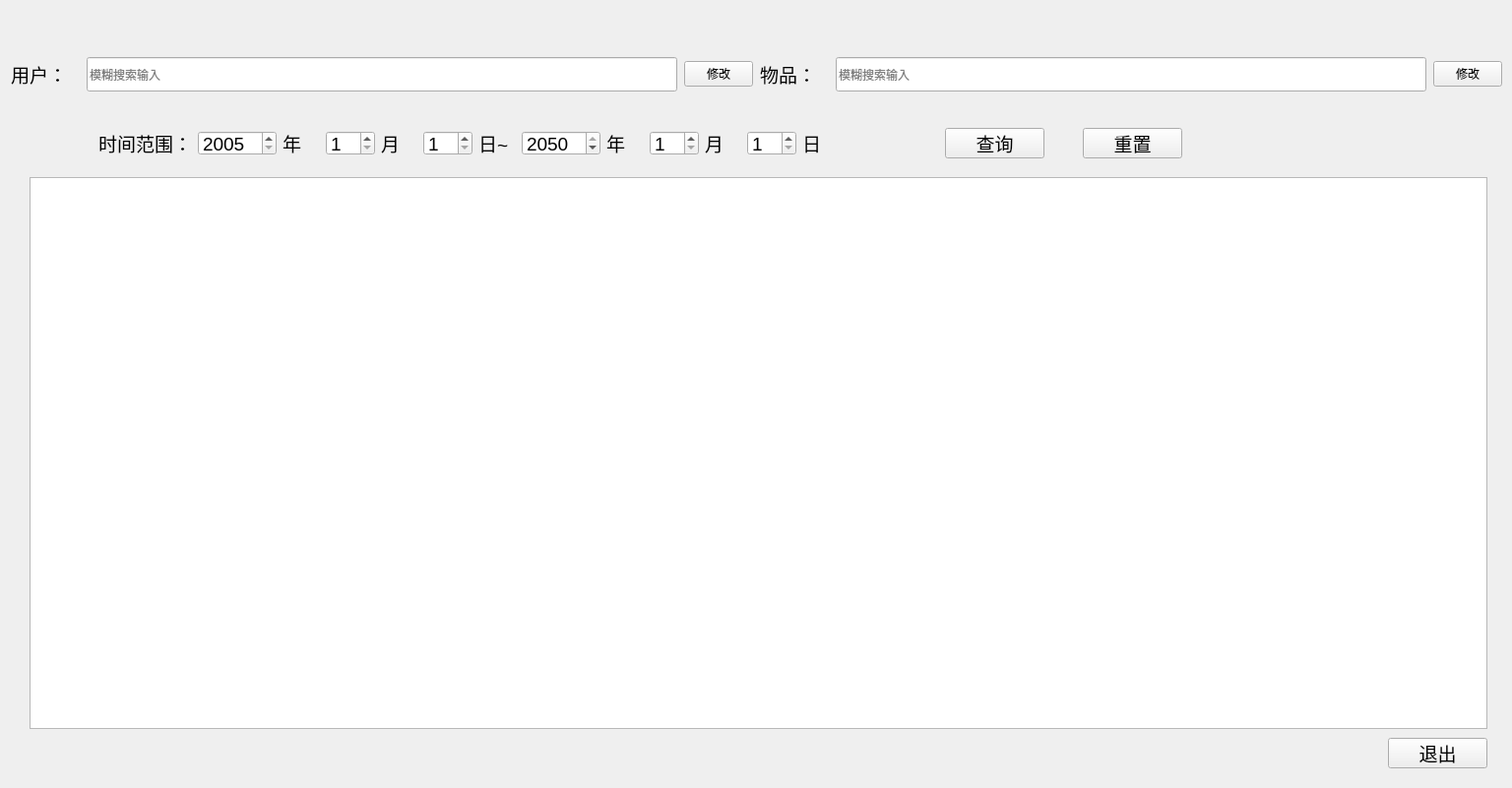
<?xml version="1.0" encoding="UTF-8"?>
<ui version="4.0">
 <class>AllLost</class>
 <widget class="QDialog" name="AllLost">
  <property name="geometry">
   <rect>
    <x>0</x>
    <y>0</y>
    <width>1536</width>
    <height>801</height>
   </rect>
  </property>
  <property name="maximumSize">
   <size>
    <width>1536</width>
    <height>16777215</height>
   </size>
  </property>
  <property name="windowTitle">
   <string>失物汇总</string>
  </property>
  <property name="windowIcon">
   <iconset>
    <normaloff>Image/guet.png</normaloff>Image/guet.png</iconset>
  </property>
  <widget class="QWidget" name="widget" native="true">
   <property name="geometry">
    <rect>
     <x>10</x>
     <y>30</y>
     <width>1521</width>
     <height>91</height>
    </rect>
   </property>
   <property name="focusPolicy">
    <enum>Qt::WheelFocus</enum>
   </property>
   <layout class="QHBoxLayout" name="horizontalLayout">
    <item>
     <widget class="QLabel" name="label">
      <property name="maximumSize">
       <size>
        <width>70</width>
        <height>16777215</height>
       </size>
      </property>
      <property name="font">
       <font>
        <pointsize>14</pointsize>
       </font>
      </property>
      <property name="text">
       <string>用户：</string>
      </property>
     </widget>
    </item>
    <item>
     <widget class="QLineEdit" name="lineEdit">
      <property name="minimumSize">
       <size>
        <width>600</width>
        <height>35</height>
       </size>
      </property>
      <property name="maximumSize">
       <size>
        <width>600</width>
        <height>35</height>
       </size>
      </property>
      <property name="focusPolicy">
       <enum>Qt::ClickFocus</enum>
      </property>
      <property name="placeholderText">
       <string>模糊搜索输入</string>
      </property>
     </widget>
    </item>
    <item>
     <widget class="QPushButton" name="pushButton">
      <property name="minimumSize">
       <size>
        <width>70</width>
        <height>0</height>
       </size>
      </property>
      <property name="maximumSize">
       <size>
        <width>70</width>
        <height>16777215</height>
       </size>
      </property>
      <property name="focusPolicy">
       <enum>Qt::NoFocus</enum>
      </property>
      <property name="text">
       <string>修改</string>
      </property>
     </widget>
    </item>
    <item>
     <widget class="QLabel" name="label_6">
      <property name="maximumSize">
       <size>
        <width>70</width>
        <height>16777215</height>
       </size>
      </property>
      <property name="font">
       <font>
        <pointsize>14</pointsize>
       </font>
      </property>
      <property name="text">
       <string>物品：</string>
      </property>
     </widget>
    </item>
    <item>
     <widget class="QLineEdit" name="lineEdit_2">
      <property name="minimumSize">
       <size>
        <width>600</width>
        <height>35</height>
       </size>
      </property>
      <property name="maximumSize">
       <size>
        <width>600</width>
        <height>35</height>
       </size>
      </property>
      <property name="focusPolicy">
       <enum>Qt::ClickFocus</enum>
      </property>
      <property name="placeholderText">
       <string>模糊搜索输入</string>
      </property>
     </widget>
    </item>
    <item>
     <widget class="QPushButton" name="pushButton_2">
      <property name="minimumSize">
       <size>
        <width>70</width>
        <height>0</height>
       </size>
      </property>
      <property name="maximumSize">
       <size>
        <width>70</width>
        <height>16777215</height>
       </size>
      </property>
      <property name="focusPolicy">
       <enum>Qt::NoFocus</enum>
      </property>
      <property name="text">
       <string>修改</string>
      </property>
     </widget>
    </item>
   </layout>
  </widget>
  <widget class="QWidget" name="widget_2" native="true">
   <property name="geometry">
    <rect>
     <x>100</x>
     <y>120</y>
     <width>753</width>
     <height>51</height>
    </rect>
   </property>
   <layout class="QHBoxLayout" name="horizontalLayout_2">
    <item>
     <widget class="QLabel" name="label_2">
      <property name="font">
       <font>
        <pointsize>14</pointsize>
       </font>
      </property>
      <property name="text">
       <string>时间范围：</string>
      </property>
     </widget>
    </item>
    <item>
     <widget class="QSpinBox" name="year">
      <property name="minimumSize">
       <size>
        <width>80</width>
        <height>25</height>
       </size>
      </property>
      <property name="maximumSize">
       <size>
        <width>80</width>
        <height>25</height>
       </size>
      </property>
      <property name="font">
       <font>
        <pointsize>14</pointsize>
       </font>
      </property>
      <property name="focusPolicy">
       <enum>Qt::NoFocus</enum>
      </property>
      <property name="wrapping">
       <bool>false</bool>
      </property>
      <property name="minimum">
       <number>2005</number>
      </property>
      <property name="maximum">
       <number>2050</number>
      </property>
      <property name="value">
       <number>2005</number>
      </property>
      <property name="displayIntegerBase">
       <number>10</number>
      </property>
     </widget>
    </item>
    <item>
     <widget class="QLabel" name="label_5">
      <property name="font">
       <font>
        <pointsize>14</pointsize>
       </font>
      </property>
      <property name="text">
       <string>年</string>
      </property>
     </widget>
    </item>
    <item>
     <widget class="QSpinBox" name="month">
      <property name="minimumSize">
       <size>
        <width>50</width>
        <height>25</height>
       </size>
      </property>
      <property name="maximumSize">
       <size>
        <width>44</width>
        <height>25</height>
       </size>
      </property>
      <property name="font">
       <font>
        <pointsize>14</pointsize>
       </font>
      </property>
      <property name="focusPolicy">
       <enum>Qt::NoFocus</enum>
      </property>
      <property name="minimum">
       <number>1</number>
      </property>
      <property name="maximum">
       <number>12</number>
      </property>
      <property name="value">
       <number>1</number>
      </property>
     </widget>
    </item>
    <item>
     <widget class="QLabel" name="label_4">
      <property name="font">
       <font>
        <pointsize>14</pointsize>
       </font>
      </property>
      <property name="text">
       <string>月</string>
      </property>
     </widget>
    </item>
    <item>
     <widget class="QSpinBox" name="day">
      <property name="minimumSize">
       <size>
        <width>50</width>
        <height>25</height>
       </size>
      </property>
      <property name="maximumSize">
       <size>
        <width>44</width>
        <height>25</height>
       </size>
      </property>
      <property name="font">
       <font>
        <pointsize>14</pointsize>
       </font>
      </property>
      <property name="focusPolicy">
       <enum>Qt::NoFocus</enum>
      </property>
      <property name="minimum">
       <number>1</number>
      </property>
      <property name="maximum">
       <number>31</number>
      </property>
     </widget>
    </item>
    <item>
     <widget class="QLabel" name="label_3">
      <property name="font">
       <font>
        <pointsize>14</pointsize>
       </font>
      </property>
      <property name="text">
       <string>日~</string>
      </property>
     </widget>
    </item>
    <item>
     <widget class="QSpinBox" name="year_2">
      <property name="minimumSize">
       <size>
        <width>80</width>
        <height>25</height>
       </size>
      </property>
      <property name="maximumSize">
       <size>
        <width>80</width>
        <height>25</height>
       </size>
      </property>
      <property name="font">
       <font>
        <pointsize>14</pointsize>
       </font>
      </property>
      <property name="focusPolicy">
       <enum>Qt::NoFocus</enum>
      </property>
      <property name="wrapping">
       <bool>false</bool>
      </property>
      <property name="minimum">
       <number>2005</number>
      </property>
      <property name="maximum">
       <number>2050</number>
      </property>
      <property name="value">
       <number>2050</number>
      </property>
      <property name="displayIntegerBase">
       <number>10</number>
      </property>
     </widget>
    </item>
    <item>
     <widget class="QLabel" name="label_7">
      <property name="font">
       <font>
        <pointsize>14</pointsize>
       </font>
      </property>
      <property name="text">
       <string>年</string>
      </property>
     </widget>
    </item>
    <item>
     <widget class="QSpinBox" name="month_2">
      <property name="minimumSize">
       <size>
        <width>50</width>
        <height>25</height>
       </size>
      </property>
      <property name="maximumSize">
       <size>
        <width>44</width>
        <height>25</height>
       </size>
      </property>
      <property name="font">
       <font>
        <pointsize>14</pointsize>
       </font>
      </property>
      <property name="focusPolicy">
       <enum>Qt::NoFocus</enum>
      </property>
      <property name="minimum">
       <number>1</number>
      </property>
      <property name="maximum">
       <number>12</number>
      </property>
      <property name="value">
       <number>1</number>
      </property>
     </widget>
    </item>
    <item>
     <widget class="QLabel" name="label_8">
      <property name="font">
       <font>
        <pointsize>14</pointsize>
       </font>
      </property>
      <property name="text">
       <string>月</string>
      </property>
     </widget>
    </item>
    <item>
     <widget class="QSpinBox" name="day_2">
      <property name="minimumSize">
       <size>
        <width>50</width>
        <height>25</height>
       </size>
      </property>
      <property name="maximumSize">
       <size>
        <width>44</width>
        <height>25</height>
       </size>
      </property>
      <property name="font">
       <font>
        <pointsize>14</pointsize>
       </font>
      </property>
      <property name="focusPolicy">
       <enum>Qt::NoFocus</enum>
      </property>
      <property name="minimum">
       <number>1</number>
      </property>
      <property name="maximum">
       <number>31</number>
      </property>
     </widget>
    </item>
    <item>
     <widget class="QLabel" name="label_9">
      <property name="font">
       <font>
        <pointsize>14</pointsize>
       </font>
      </property>
      <property name="text">
       <string>日</string>
      </property>
     </widget>
    </item>
   </layout>
  </widget>
  <widget class="QPushButton" name="confirm">
   <property name="geometry">
    <rect>
     <x>960</x>
     <y>130</y>
     <width>101</width>
     <height>31</height>
    </rect>
   </property>
   <property name="font">
    <font>
     <pointsize>14</pointsize>
    </font>
   </property>
   <property name="focusPolicy">
    <enum>Qt::NoFocus</enum>
   </property>
   <property name="text">
    <string>查询</string>
   </property>
  </widget>
  <widget class="QPushButton" name="reset">
   <property name="geometry">
    <rect>
     <x>1100</x>
     <y>130</y>
     <width>101</width>
     <height>31</height>
    </rect>
   </property>
   <property name="font">
    <font>
     <pointsize>14</pointsize>
    </font>
   </property>
   <property name="focusPolicy">
    <enum>Qt::NoFocus</enum>
   </property>
   <property name="text">
    <string>重置</string>
   </property>
  </widget>
  <widget class="QTableWidget" name="tableWidget">
   <property name="enabled">
    <bool>true</bool>
   </property>
   <property name="geometry">
    <rect>
     <x>30</x>
     <y>180</y>
     <width>1481</width>
     <height>561</height>
    </rect>
   </property>
   <property name="font">
    <font>
     <pointsize>14</pointsize>
    </font>
   </property>
   <property name="focusPolicy">
    <enum>Qt::NoFocus</enum>
   </property>
  </widget>
  <widget class="QPushButton" name="exit">
   <property name="geometry">
    <rect>
     <x>1410</x>
     <y>750</y>
     <width>101</width>
     <height>31</height>
    </rect>
   </property>
   <property name="font">
    <font>
     <pointsize>14</pointsize>
    </font>
   </property>
   <property name="focusPolicy">
    <enum>Qt::NoFocus</enum>
   </property>
   <property name="text">
    <string>退出</string>
   </property>
  </widget>
 </widget>
 <resources/>
 <connections/>
</ui>
